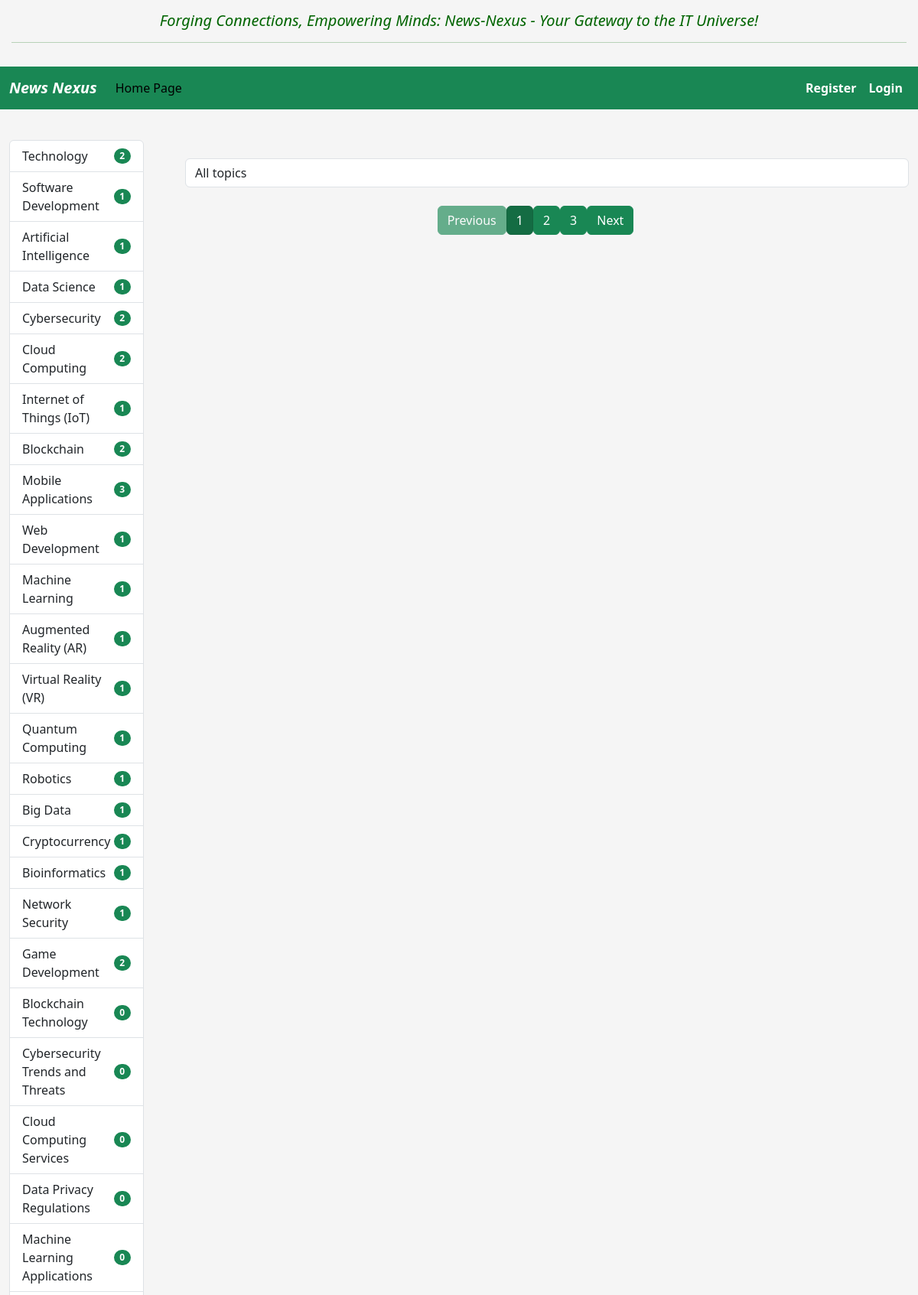
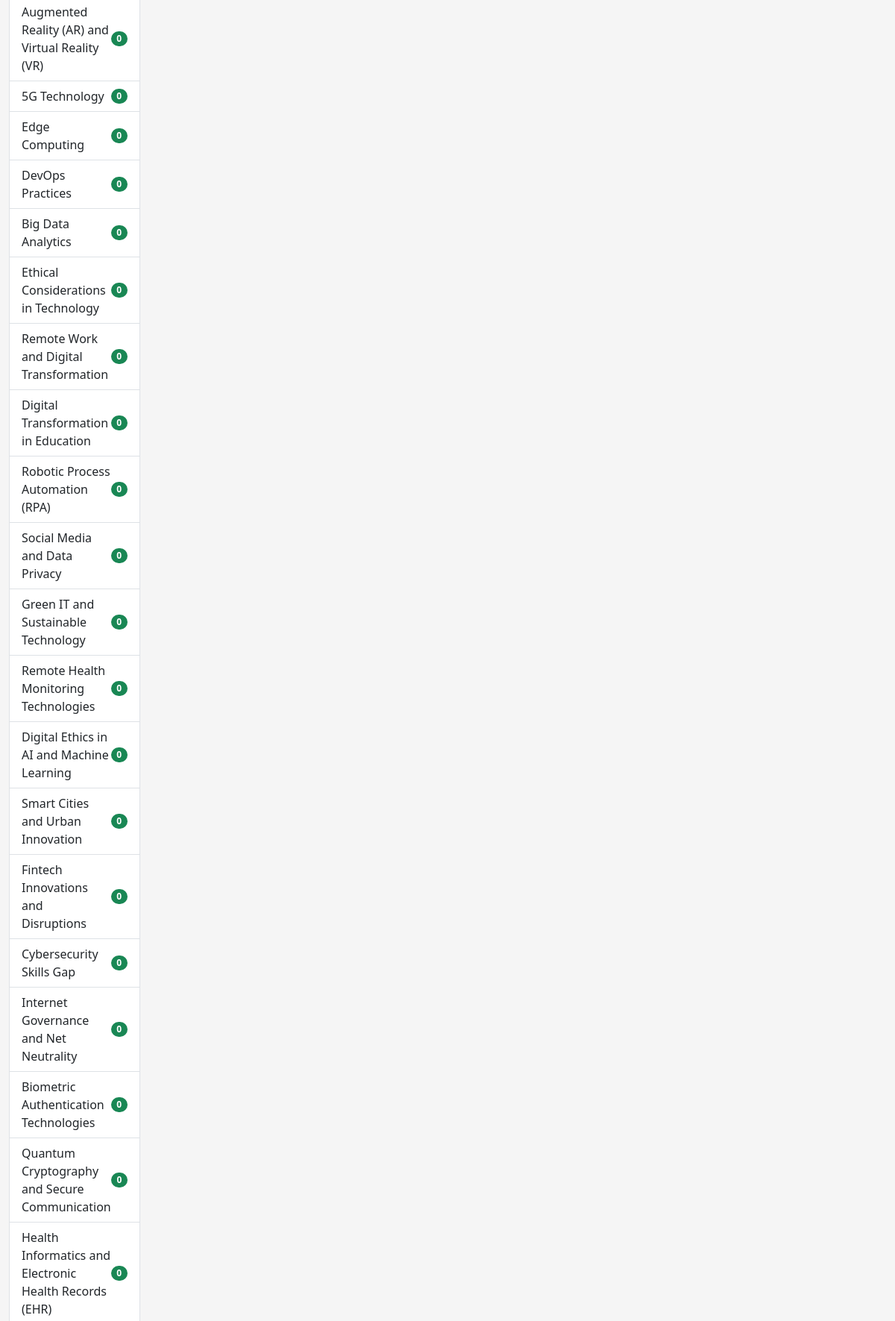
The page / (upper part) on the database its author committed (2 pictures, top to bottom).
### newspaper_agency/models.py (models this page shows, shortened)
class Topic(models.Model):
    name = models.CharField(max_length=255, unique=True, db_index=True)
    class Meta:
        ordering = ("name",)

### newspaper_agency/views.py (the view)
# urls.py: path("", HomePageView.as_view(), name="newspaper-home"),
class HomePageView(ListView):
    model = Newspaper
    template_name = "newspaper_agency/newspaper_home.html"
    paginate_by = 10
    def get_context_data(self, **kwargs):
        context = super().get_context_data(**kwargs)
        context["title"] = "Home page"
        context["search_form"] = TopicSearchForm()
        context["topics"] = Topic.objects.all()
        return context
    def get_queryset(self):
        queryset = super().get_queryset()
        topic_id = self.request.GET.get("topic")
        if topic_id:
            topic = get_object_or_404(Topic, pk=topic_id)
            queryset = queryset.filter(topic=topic)
        return queryset.select_related("topic")

### newspaper_agency/forms.py
class TopicSearchForm(forms.Form):
    title = forms.CharField(
        max_length=255,
        required=False,
        label="",
        widget=forms.TextInput(attrs={"placeholder": "Search by topic"}),
    )

### newspaper_agency/templatetags/newspaper_tags.py (called while the page is built)
@register.inclusion_tag("newspaper_agency/topics_list.html")
def show_topics():
    topics = Topic.objects.annotate(cnt=Count("newspapers"))
    return {"topics": topics}

### newspaper_agency/templates/newspaper_agency/newspaper_home.html (shortened to what this page needs)
{% extends "base.html" %}
{% load crispy_forms_filters %}
{% block sidebar %}
  {% include "includes/sidebar.html" %}
{% endblock %}
{% block content %}
  {% include "newspaper_agency/search_by_topic.html" %}
  <br>
{% endblock %}

### newspaper_agency/templates/newspaper_agency/topics_list.html
<div class="list-group">
  {% for topic in topics %}
    <a href="{% url 'newspaper-agency:get-topic-info' pk=topic.pk %}" class="list-group-item list-group-item-action d-flex justify-content-between align-items-center">
      {{ topic.name }}
      <span class="badge bg-success rounded-pill">{{ topic.cnt }}</span>
    </a>
  {% endfor %}
</div>

### news_nexus/static/css/styles.css (style rules this page uses)
body { background-color: whitesmoke; }

### rows shown on the page
Topic: name "Technology", cnt "2"
Topic: name "Software Development", cnt "1"
Topic: name "Artificial Intelligence", cnt "1"
Topic: name "Data Science", cnt "1"
Topic: name "Cybersecurity", cnt "2"
Topic: name "Cloud Computing", cnt "2"
Topic: name "Internet of Things (IoT)", cnt "1"
Topic: name "Blockchain", cnt "2"
Topic: name "Mobile Applications", cnt "3"
Topic: name "Web Development", cnt "1"
Topic: name "Machine Learning", cnt "1"
Topic: name "Augmented Reality (AR)", cnt "1"
Topic: name "Virtual Reality (VR)", cnt "1"
Topic: name "Quantum Computing", cnt "1"
Topic: name "Robotics", cnt "1"
Topic: name "Big Data", cnt "1"
Topic: name "Cryptocurrency", cnt "1"
Topic: name "Bioinformatics", cnt "1"
Topic: name "Network Security", cnt "1"
Topic: name "Game Development", cnt "2"
Topic: name "Blockchain Technology", cnt "0"
Topic: name "Cybersecurity Trends and Threats", cnt "0"
Topic: name "Cloud Computing Services", cnt "0"
Topic: name "Data Privacy Regulations", cnt "0"
Topic: name "Machine Learning Applications", cnt "0"
Topic: name "Augmented Reality (AR) and Virtual Reality (VR)", cnt "0"
Topic: name "5G Technology", cnt "0"
Topic: name "Edge Computing", cnt "0"
Topic: name "DevOps Practices", cnt "0"
Topic: name "Big Data Analytics", cnt "0"
Topic: name "Ethical Considerations in Technology", cnt "0"
Topic: name "Remote Work and Digital Transformation", cnt "0"
Topic: name "Digital Transformation in Education", cnt "0"
Topic: name "Robotic Process Automation (RPA)", cnt "0"
Topic: name "Social Media and Data Privacy", cnt "0"
Topic: name "Green IT and Sustainable Technology", cnt "0"
Topic: name "Remote Health Monitoring Technologies", cnt "0"
Topic: name "Digital Ethics in AI and Machine Learning", cnt "0"
Topic: name "Smart Cities and Urban Innovation", cnt "0"
Topic: name "Fintech Innovations and Disruptions", cnt "0"
Topic: name "Cybersecurity Skills Gap", cnt "0"
Topic: name "Internet Governance and Net Neutrality", cnt "0"
Topic: name "Biometric Authentication Technologies", cnt "0"
Topic: name "Quantum Cryptography and Secure Communication", cnt "0"
Topic: name "Health Informatics and Electronic Health Records (EHR)", cnt "0"

### other values the page prints
{{ num }} "1"
{{ num }} "2" "3"
